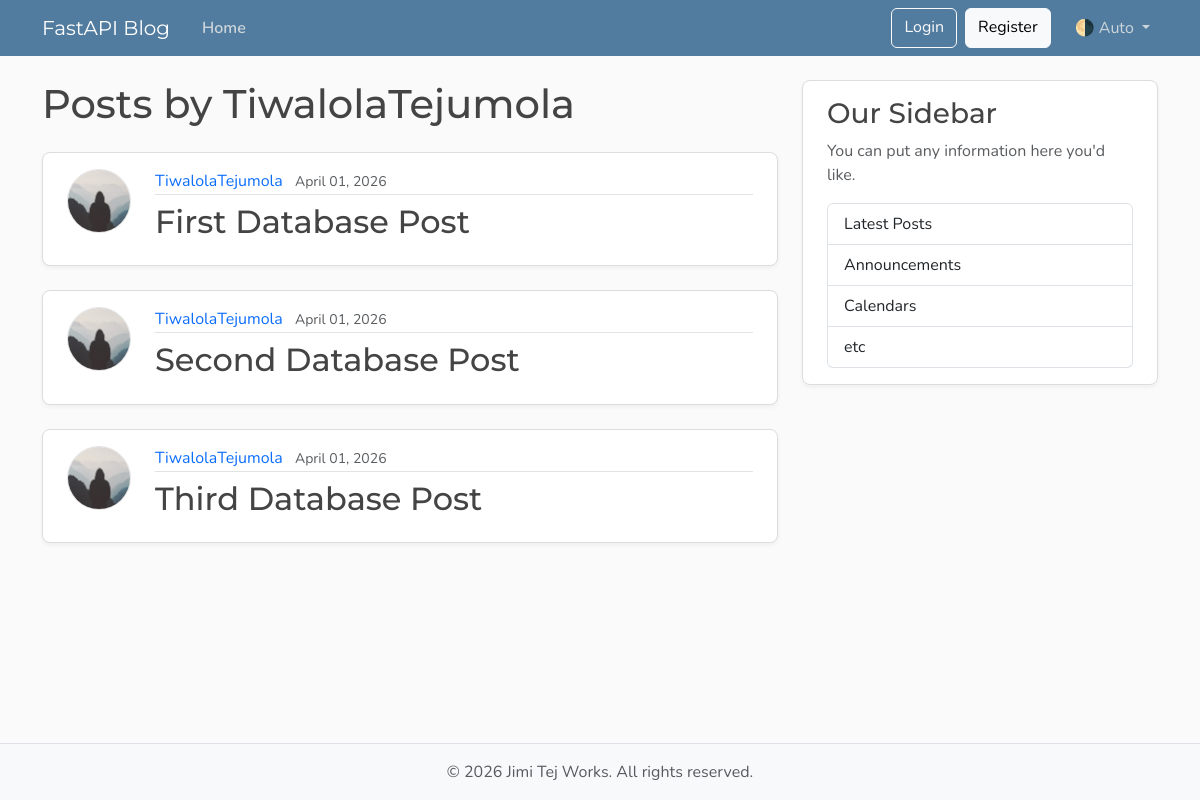
Before: /users/1/posts with the older database file.
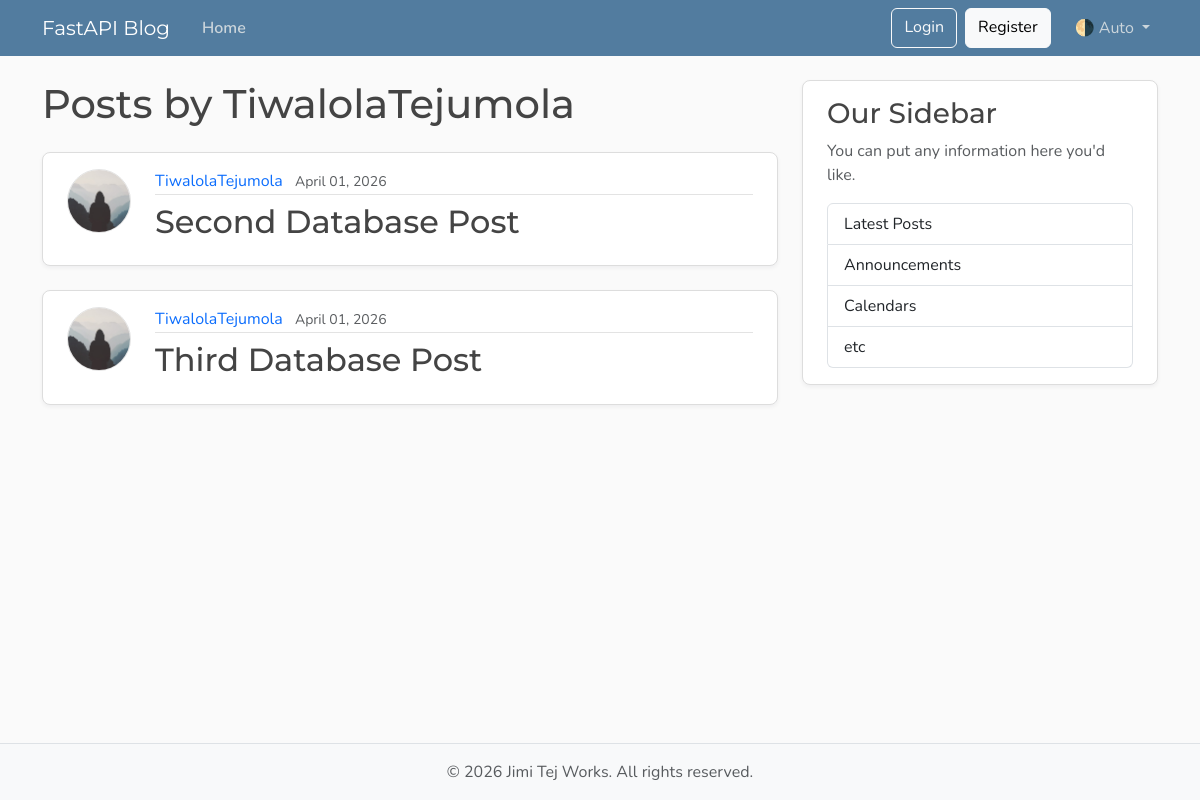
After: the same page with the newer database file.
### models.py (models this page shows, shortened)
class Post(Base):
    __tablename__ = "posts"
    id: Mapped[int] = mapped_column(Integer, primary_key=True, index=True)
    title: Mapped[str] = mapped_column(String(200), nullable=False)
    content: Mapped[str] = mapped_column(Text, nullable=False)
    date_posted: Mapped[datetime] = mapped_column(DateTime(timezone=True), default=lambda: datetime.now(timezone.utc))
    user_id: Mapped[int] = mapped_column(Integer, ForeignKey("users.id"), nullable=False, index=True)
    author: Mapped[User] = relationship(back_populates="posts")

class User(Base):
    __tablename__ = "users"
    id: Mapped[int] = mapped_column(Integer, primary_key=True, index=True)
    username: Mapped[str] = mapped_column(String(50), unique=True, index=True, nullable=False)
    email: Mapped[str] = mapped_column(String(120), unique=True, index=True, nullable=False)
    image_file: Mapped[str | None] = mapped_column(String(200), nullable=True, default=None)
    posts: Mapped[list[Post]] = relationship(back_populates="author")

### main.py (the view)
@app.get("/users/{user_id}/posts", include_in_schema=False, name="user_posts")
def user_posts_page(request: Request, user_id: int, db: Annotated[Session, Depends(get_db)],):
    result = db.execute(select(models.User).where(models.User.id == user_id))
    user = result.scalars().first()
    if not user:
        raise HTTPException(
            status_code=status.HTTP_404_NOT_FOUND,
            detail="User not found"
        )
    result = db.execute(select(models.Post).where(models.Post.user_id == user_id))
    posts = result.scalars().all()
    return  templates.TemplateResponse(
        request, "user_posts.html", {"posts": posts, "user": user, "title": f"{user.username}'s Posts"},
    )

### templates/user_posts.html
{% extends "layout.html" %}
{% block content %}
    <h1 class="mb-4">Posts by {{ user.username }}</h1>
    {% for post in posts %}
        <article class="content-section py-3 px-4 mb-4">
            <div class="d-flex align-items-start gap-4">
                <img class="rounded-circle article-img flex-shrink-0"
                    src="{{ post.author.image_path }}"
                    alt="{{ post.author.username }}'s profile picture"
                    width="64"
                    height="64"
                    loading="lazy">
                <div class="flex-grow-1">
                    <div class="article-metadata mb-2">
                        <a class="me-2"
                            href="{{ url_for('user_posts', user_id=post.author.id) }}">{{ post.author.username }}</a>
                        <small class="text-body-secondary">{{ post.date_posted.strftime("%B %d, %Y") }}</small>
                    </div>
                    <h2>
                        <a class="article-title"
                            href="{{ url_for('post_page', post_id=post.id) }}">{{ post.title }}</a>
                    </h2>
                </div>
            </div>
        </article>
    {% else %}
            <p class="text-body-secondary">No posts by this user yet.</p>
    {% endfor %}
{% endblock content %}

Changed rows visible on the page:
removed Post: author.username "TiwalolaTejumola", date_posted "April 01, 2026", title "First Database Post"
